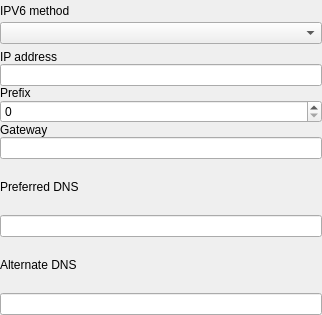
<?xml version="1.0" encoding="UTF-8"?>
<ui version="4.0">
 <class>Ipv6Widget</class>
 <widget class="QWidget" name="Ipv6Widget">
  <property name="geometry">
   <rect>
    <x>0</x>
    <y>0</y>
    <width>322</width>
    <height>315</height>
   </rect>
  </property>
  <property name="windowTitle">
   <string>Ipv6Widget</string>
  </property>
  <layout class="QVBoxLayout" name="verticalLayout">
   <property name="leftMargin">
    <number>0</number>
   </property>
   <property name="topMargin">
    <number>0</number>
   </property>
   <property name="rightMargin">
    <number>0</number>
   </property>
   <property name="bottomMargin">
    <number>0</number>
   </property>
   <item>
    <layout class="QVBoxLayout" name="verticalLayout_18">
     <property name="spacing">
      <number>0</number>
     </property>
     <item>
      <widget class="QLabel" name="label_22">
       <property name="text">
        <string>IPV6 method</string>
       </property>
      </widget>
     </item>
     <item>
      <widget class="QComboBox" name="ipv6Method"/>
     </item>
    </layout>
   </item>
   <item>
    <widget class="QWidget" name="ipv6Manual" native="true">
     <layout class="QVBoxLayout" name="verticalLayout_3">
      <property name="spacing">
       <number>0</number>
      </property>
      <property name="leftMargin">
       <number>0</number>
      </property>
      <property name="topMargin">
       <number>0</number>
      </property>
      <property name="rightMargin">
       <number>0</number>
      </property>
      <property name="bottomMargin">
       <number>0</number>
      </property>
      <item>
       <widget class="QLabel" name="label_4">
        <property name="text">
         <string>IP address</string>
        </property>
       </widget>
      </item>
      <item>
       <widget class="QLineEdit" name="ipv6Address"/>
      </item>
      <item>
       <widget class="QLabel" name="label_5">
        <property name="text">
         <string>Prefix</string>
        </property>
       </widget>
      </item>
      <item>
       <widget class="QSpinBox" name="ipv6Prefix"/>
      </item>
      <item>
       <widget class="QLabel" name="label_6">
        <property name="text">
         <string>Gateway</string>
        </property>
       </widget>
      </item>
      <item>
       <widget class="QLineEdit" name="ipv6Gateway"/>
      </item>
     </layout>
    </widget>
   </item>
   <item>
    <widget class="QLabel" name="label_15">
     <property name="text">
      <string>Preferred DNS</string>
     </property>
    </widget>
   </item>
   <item>
    <widget class="QLineEdit" name="ipv6PreferredDNS"/>
   </item>
   <item>
    <widget class="QLabel" name="label_17">
     <property name="text">
      <string>Alternate DNS</string>
     </property>
    </widget>
   </item>
   <item>
    <widget class="QLineEdit" name="ipv6AlternateDNS"/>
   </item>
  </layout>
 </widget>
 <resources/>
 <connections/>
</ui>
